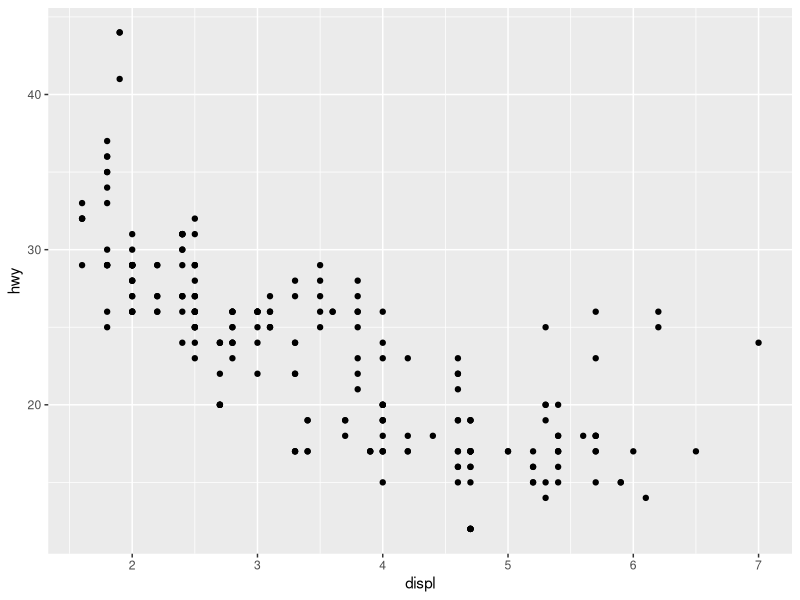
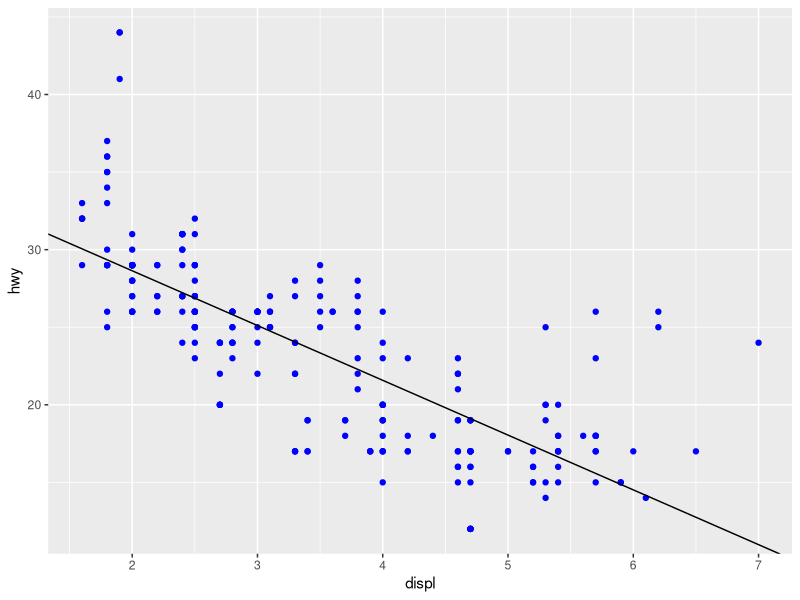

Generate these figures, in order, with R:
## ---- chunk 1
knitr::opts_chunk$set(echo = TRUE)
## ---- chunk 2
library(tidyverse)
## ---- chunk 3
f = lm(hwy~displ, data = mpg)
ggplot(data = mpg, mapping = aes(x = displ, y = hwy)) + 
  geom_point()
## ---- chunk 4
ggplot(data = mpg, mapping = aes(x = displ, y = hwy)) + 
  geom_point(color = "blue") +
  geom_abline(slope = f$coef[2], intercept = f$coef[1])
